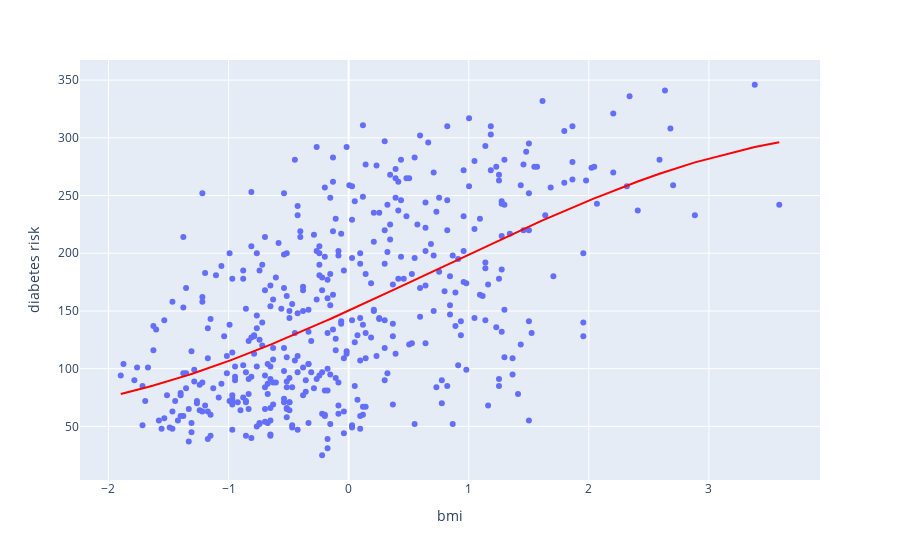

Notebook cell for this chart:
### Code cell
data = subset_X.copy()
data['diabetes risk'] = original_y

prediction = subset_X.copy()
prediction['diabetes risk'] = predicted_y
prediction = prediction.sort_values(['diabetes risk'])

fig = px.scatter(data, x='bmi', y='diabetes risk')
fig.add_trace(px.line(prediction, x='bmi', y='diabetes risk').data[0])
fig.update_traces(line_color='red')
fig.show()

### Figure 1 — Plotly figure (JSON) as saved in the notebook; plotly's stock layout.template omitted (floating-point values rounded to 4 significant figures; data arrays with more than 128 entries replaced by an {"elided": "..."} marker saying what was removed)
{"data": [{"hovertemplate": "bmi=%{x}<br>diabetes risk=%{y}<extra></extra>", "legendgroup": "", "line": {"color": "red"}, "marker": {"color": "#636efa", "symbol": "circle"}, "mode": "markers", "name": "", "orientation": "v", "showlegend": false, "type": "scatter", "x": {"elided": "442 float values"}, "xaxis": "x", "y": {"elided": "442 int values"}, "yaxis": "y"}, {"hovertemplate": "bmi=%{x}<br>diabetes risk=%{y}<extra></extra>", "legendgroup": "", "line": {"color": "red", "dash": "solid"}, "mode": "lines", "name": "", "orientation": "v", "showlegend": false, "type": "scatter", "x": {"elided": "442 float values"}, "xaxis": "x", "y": {"elided": "442 float values"}, "yaxis": "y"}], "layout": {"legend": {"tracegroupgap": 0}, "margin": {"t": 60}, "xaxis": {"anchor": "y", "domain": [0, 1], "title": {"text": "bmi"}}, "yaxis": {"anchor": "x", "domain": [0, 1], "title": {"text": "diabetes risk"}}}}
